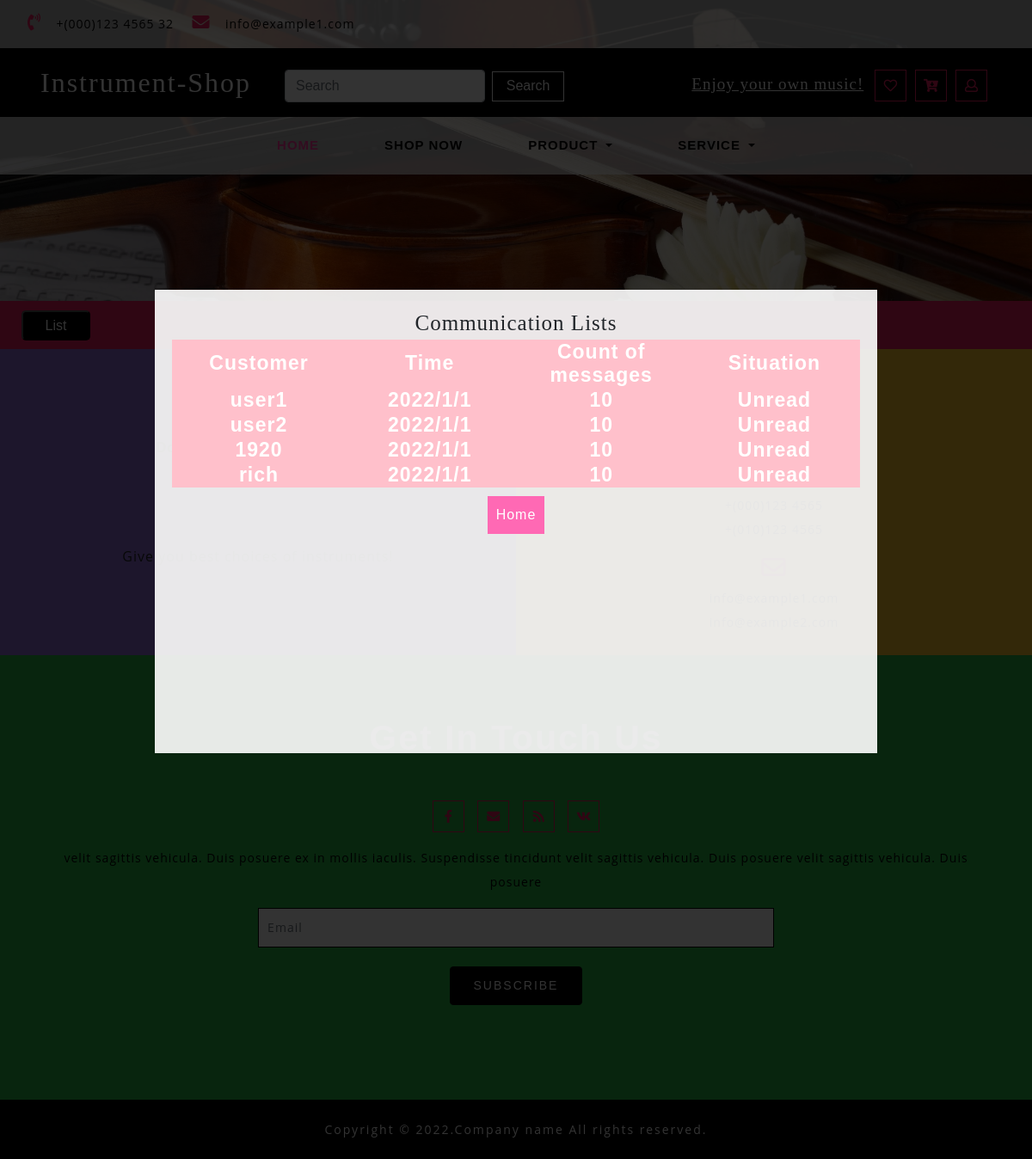
Page /adjust on the committed database.
### app/models.py (models this page shows, shortened)
class User(db.Model):
    __tablename__ = "user"
    __table_args__ = {'extend_existing': True}
    id = db.Column(db.Integer, primary_key=True)
    user_name = db.Column(db.String(32), unique=True, nullable=False)
    password_hash = db.Column(db.String(64), nullable=False)
    email = db.Column(db.String(64), nullable=False)
    register_time = db.Column(db.DateTime, default=datetime.now)
    gender = db.Column(db.String(10), nullable=True)
    icon = db.Column(db.String(128), nullable=True)
    introduction = db.Column(db.String(64), nullable=True)
    authority = db.Column(db.Integer, default=0, nullable=False)
    money = db.Column(db.Integer, default=0, nullable=False)
    messages = db.relationship('Message', back_populates='author', cascade='all')

### app/routes.py (the view)
@app.route('/adjust')
def adjust():
    user = User.query.filter_by(authority=0).all()
    return render_template('adjust.html', user=user)

### app/templates/adjust.html (shortened to what this page needs)
{% extends "base.html" %}
{% block content %}
    <link href="../static/css/bootstrap.min.css" rel="stylesheet" type="text/css" media="all">
    <link href="../static/css/fontawesome-all.min.css" rel="stylesheet" type="text/css" media="all">
    <link rel="stylesheet" href="../static/css/shop.css" type="text/css">
    <link rel="stylesheet" type="text/css" href="../static/css/jquery-ui1.css">
    <link href="../static/css/style.css" rel='stylesheet' type='text/css' media="all">
    <link rel="stylesheet" href="../static/css/style1.css" media="screen" type="text/css"/>
    <div class="using-border py-3">
        <div class="inner_breadcrumb  ml-4">
            <ul class="short_ls">
                <button class="list" onclick="ShowList()">List</button>
                <li>
                    <a href="/index">Home</a>
                    <span>/ /</span>
                </li>
                <li>Contact</li>
            </ul>
        </div>
    </div>
        <div id="light" class="white_content">
            <span style="font-size: 25px;font-family: fantasy;">Communication Lists</span>
            <table style="margin: auto">
                <thead style="background-color: pink;color: white;">
                <tr>
                    <th>Customer</th>
                    <th>Time</th>
                    <th>Count of messages</th>
                    <th>Situation</th>
                </tr>
                {% for u in user %}
                <tr>
                    <th><img src="{{ u.pic_path }}" >{{ u.user_name }}</th>
                    <th>2022/1/1</th>
                    <th>10</th>
                    <th><a onclick="HideList(id)" id="situ1">Unread</a></th>
                </tr>
                {% endfor %}
                </thead>
            </table>
            <div class="pay_cancel">
                <a style="background: hotpink;color: white;padding: 10px" onclick="location.href='/home'">Home</a>
            </div>
        </div>
    <section class="subscribe">
        <div class="container-fluid">
            <div class="row">
                <div class="col-lg-6 col-md-6 map-info-right px-0 text-center">
                    <div class="address-gried-2">
                        <b>Doraemon Instrument Store</b>
                        <p>
                        </p>
                    </div>
                </div>
                <div class="col-lg-6 col-md-6 address-w3l-right text-center">
                    <div class="address-gried ">
                        <p>25478 Road St.121<br>USA New Hill
                        </div>
                    <div class="address-gried mt-3">
                        <p> +(000)123 4565<br>+(010)123 4565</p>
                    </div>
                    <div class=" address-gried mt-3">
                        <p><a href="mailto:info@example.com">info@example1.com</a>
                            <br><a href="mailto:info@example.com">info@example2.com</a>
                        </p>
                    </div>
                </div>
            </div>
        </div>
    </section>
    <section class="sub-below-address py-lg-4 py-md-3 py-sm-3 py-3">
        <div class="container py-lg-5 py-md-5 py-sm-4 py-3">
            <h3 class="title clr text-center mb-lg-5 mb-md-4 mb-sm-4 mb-3">Get In Touch Us</h3>
            <div class="icons mt-4 text-center">
                <ul>
                    <li><a href="#"></a></li>
                    <li><a href="#"></a></li>
                    <li><a href="#"></a></li>
                    <li><a href="#"></a></li>
                </ul>
                <p class="my-3">velit sagittis vehicula. Duis posuere
                </p>
            </div>
            <div class="email-sub-agile">
                <form action="#" method="post">
                    <div class="form-group sub-info-mail">
                    </div>
                    <div class="text-center">
                        <button type="submit" class="btn subscrib-btnn">Subscribe</button>
                    </div>
                </form>
            </div>
        </div>
    </section>
    <footer class="py-lg-4 py-md-3 py-sm-3 py-3 text-center">
        <div class="copy-agile-right">
            <p>
            </p>
        </div>
    </footer>
{% endblock %}

### app/static/css/shop.css (style rules this page uses)
.btn { display: inline-block; }

### app/static/css/style.css (style rules this page uses)
html, body { padding: 0; margin: 0; background: #fff; letter-spacing: 1px; font-family: 'Sunflower', sans-serif; }
body a { outline: none; transition: 0.5s all; -webkit-transition: 0.5s all; -moz-transition: 0.5s all; -o-transition: 0.5s all; -ms-transition: 0.5s all; text-decoration: none; }
h1, h2, h3, h4, h5, h6 { margin: 0; padding: 0; font-family: 'Sunflower', sans-serif; letter-spacing: 1px; }
p { margin: 0; padding: 0; letter-spacing: 1px; font-family: 'Open Sans', sans-serif; }
ul { margin: 0; padding: 0; list-style-type: none; }
.title { font-size: 44px; color: #000; letter-spacing: 3px; font-weight: 600; text-transform: capitalize; }
.clr { color: #fff; }
a { color: #fff; text-decoration: none; }
.news-agile-text p,.product-info-img p, .sub-agile-info-toys p,.news-agile-text p , .about-products-w3layouts p,.address-gried p, .address-gried p a,.icons p,.about-innergrid-agile p,.abut-gride p { line-height: 28px; font-size: 14px; color: #000; }
ul.short_ls li a { color: #ffffff; text-decoration: none; }
ul.short_ls li { list-style: none; display: inline-block; letter-spacing: 1px; font-size: 14px; }
.using-border { width: 100%; border: none; background:#ea1d5d; text-align: center; }
.blog,.premium,.sub-below-address { background:#26bb48; }
.clients_more-buttn a ,.subscrib-btnn,.sent-butnn { font-size: 14px; color: #fff; text-decoration: none; text-transform: uppercase; display: inline-block; letter-spacing: 2px; background-color: #000; outline: none; padding: 13px 33px; border: 1px double #000; margin: 22px 0px; transition: 0.5s all; -webkit-transition: 0.5s all; -moz-transition: 0.5s all; -o-transition: 0.5s all; -ms-transition: 0.5s all; }
.address-w3l-right { background:#ffcb2d; padding: 2em 0em; }
.sub-info-mail { width:50%; margin:0px auto; }
.icons ul li,.cart-icons ul li,.icons-social ul li { display: inline-block; }
.icons ul li a,.cart-icons ul li { color: #fff; }
footer { background:#000; }
.copy-agile-right p { letter-spacing: 2px; font-size: 14px; color:#fff; }
@media (max-width:1440px) { .title { font-size: 41px; letter-spacing: 2px; } }
@media (max-width:1366px) { .title { font-size: 41px; } }
@media (max-width:1366px) { .address-w3l-right { padding: 1.5em 0em; } }
@media (max-width:1366px) { .sub-info-mail { width: 54%; } }
@media (max-width:1280px) { .clients_more-buttn a, .subscrib-btnn, .sent-butnn { padding: 11px 27px; } }
.address-gried-2 { display: flex; align-items: center; justify-content: space-evenly; width: 100%; height: 100%; flex-flow: column; background-color: mediumpurple; }

### app/static/css/style1.css (style rules this page uses)
body { padding: 0; margin: 0; background: white; background-repeat: no-repeat; background-attachment: fixed; }
.white_content { position: absolute; width: 70%; height: 40%; top: 25%; padding: 20px; background-color: rgba(255,255,255,0.9); z-index:1002; overflow: auto; left: 0; right: 0; margin: 0 auto; text-align: center; }
a { cursor: pointer; }
.list { border-radius: 5px; position: absolute; background-color: black; width: 80px; height: 35px; color: white; left: 25px; top: 361px; }
th { font-size: 23px; text-align: center; width: 250px; }
.pay_cancel { display: flex; justify-content: space-evenly; padding: 10px; }

### rows in the picture
User: user_name "user1"
User: user_name "user2"
User: user_name "1920"
User: user_name "rich"
